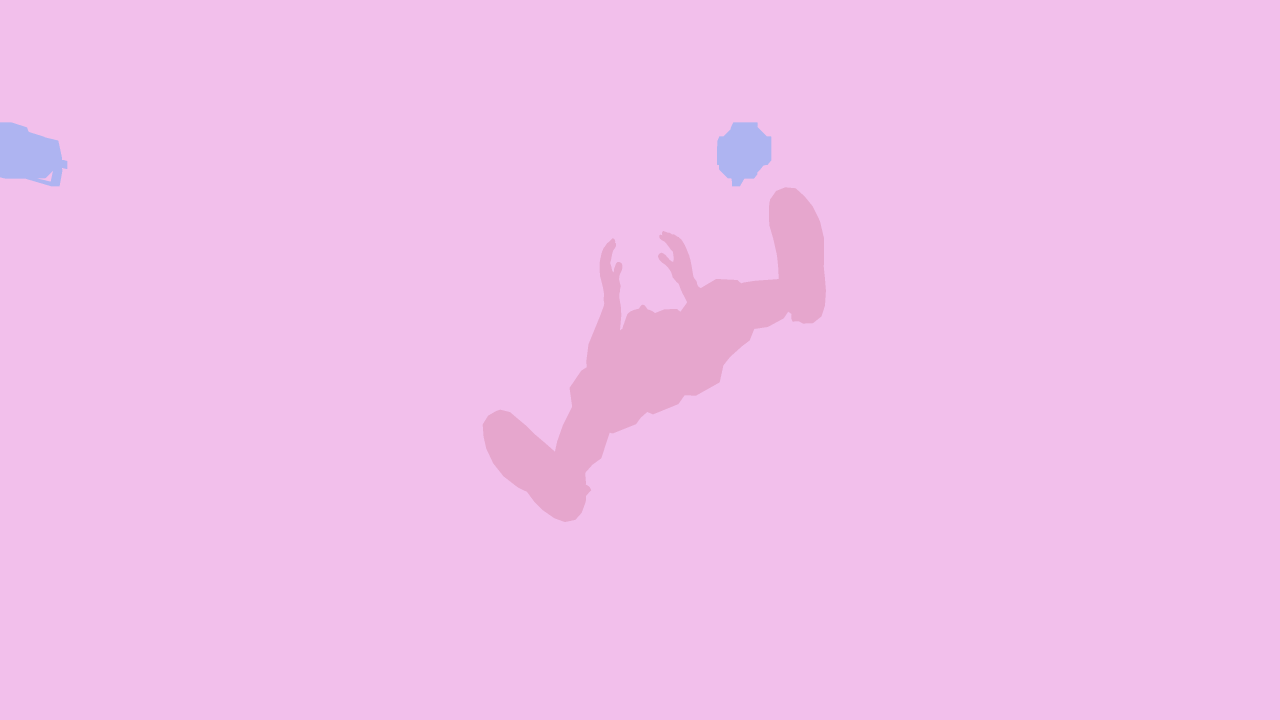
//> input picture cpp/ue4/basketball/seg/0000.png, 3840 x 2160 px (shown at 1/3 size); its folder holds 4 pictures in this run
$ ./seg2mask   (built with g++ and OpenCV 4)
//> lines starting //> are read from the running program, lines starting //| are printed output that depends on the picture
#include <iostream>
#include <opencv2/core/mat.hpp>
#include <opencv2/highgui.hpp>
#include <opencv2/imgcodecs.hpp>
#include <opencv2/opencv.hpp>
#include <vector>

using namespace std;
//using namespace cv;

cv::Point click;
int is_click = 0;

void on_mouse(int event, int x, int y, int flags, void *ustc) {
    // Mat &image = *(cv::Mat *) ustc;//这样就可以传递Mat信息了，很机智
    switch (event) {
        case cv::EVENT_LBUTTONDOWN: // click left button;
        {
            click = cv::Point(x, y); // for points, (x, y) means (column, row);
            is_click = 1;
            break;
        }
        case cv::EVENT_RBUTTONDOWN: // click right button;
        {
            click = cv::Point(x, y);
            is_click = 2;
            break;
        }
        default:
            break;
    }
}

int main() {
    const char object_mask_path[512] = "../basketball/seg/%04d.png";
    const char res_mask_path[512] = "../basketball/mask/%04d.png";
    const int number = 23; // number of cameras

    vector<cv::Vec3b> vec_fgr_value;   // BGR value of left click position;
    vector<cv::Vec3b> vec_bgr_value;  // BGR value of right click position;

    namedWindow("mask", cv::WINDOW_NORMAL);
    cv::setMouseCallback("mask", on_mouse);

    vector<cv::Mat> original_img; // original images;
    vector<cv::Mat> result_mask; // result images;

    for (int track_index = 0; track_index < number; track_index++) {
        char path_temp[512];
        // use "track_index" to format "object_mask_path" which will be saved into "path_temp";
        sprintf(path_temp, object_mask_path, track_index);

        cv::Mat mask = cv::imread(path_temp);
//> mask is the input picture: 2160 rows x 3840 cols, CV_8UC3; mean B, G, R 233.9, 190, 241.1
        original_img.push_back(mask);  // save object image into masks(vector);

        cv::Mat res = cv::Mat::zeros(mask.rows, mask.cols, CV_8UC1); // 8UC1: single channel for mask image;
        result_mask.push_back(res);
    }

    int next = 0;
    bool update = false;
    bool finish = false;
    char key = 0;
    while (key != 'q') {
        key = cv::waitKey(1); // waitKey: return the code of pressed key;
//> the key 'd' is pressed

        // matting automatically;
        if (key == 's') {
            cout << "finish\n";
            finish = true;
        }

        if (key == 'd' || finish) {
            cout << "next\n";
            next++;
            update = true; // signal to process image
        }

        if (next >= number)
            break;

        // left button - signal foreground area
        if (is_click == 1) {
            is_click = 0; // initial value;
            // use Vec3b instead of uchar? uchar is for CV_8UC1, Vec3b is for CV_8UC3(RGB:3 channels).
            // access pixel's value, while its location is row(click.y), column(click.x);
            // return vec3b: a vector with 3 value <B G R>
            cv::Vec3b temp = original_img[next].ptr<cv::Vec3b>(click.y)[click.x];
            vec_fgr_value.push_back(temp);
            cout << "1" << endl;
            update = true; // begin to process after user's click;
        }

        // right button - signal background area
        if (is_click == 2) {
            is_click = 0;
            cv::Vec3b temp = original_img[next].ptr<cv::Vec3b>(click.y)[click.x];
            vec_bgr_value.push_back(temp);
            cout << "2" << endl;
            update = true; // begin to process after user's click;
        }

        // processing image;
        if (update) {
            for (int i = 0; i < original_img[next].rows; i++) {
                for (int j = 0; j < original_img[next].cols; j++) {
                    for (const auto & k : vec_fgr_value) {
                        //
                        if (original_img[next].ptr<cv::Vec3b>(i)[j] == k) {
                            original_img[next].ptr<cv::Vec3b>(i)[j] = cv::Vec3b(255, 255, 255); // foreground area;
                            result_mask[next].ptr<uchar>(i)[j] = 255;
                        }
                    }
                    for (const auto & k : vec_bgr_value) {
                        if (original_img[next].ptr<cv::Vec3b>(i)[j] == k) {
                            original_img[next].ptr<cv::Vec3b>(i)[j] = cv::Vec3b(0, 0, 0); // background area;
                            result_mask[next].ptr<uchar>(i)[j] = 200; // gray area in result image;
                        }
                    }
                }
            }
//> the left mouse button is pressed and released at (1920, 1080)
            update = false;
        }
        imshow("mask", original_img[next]);
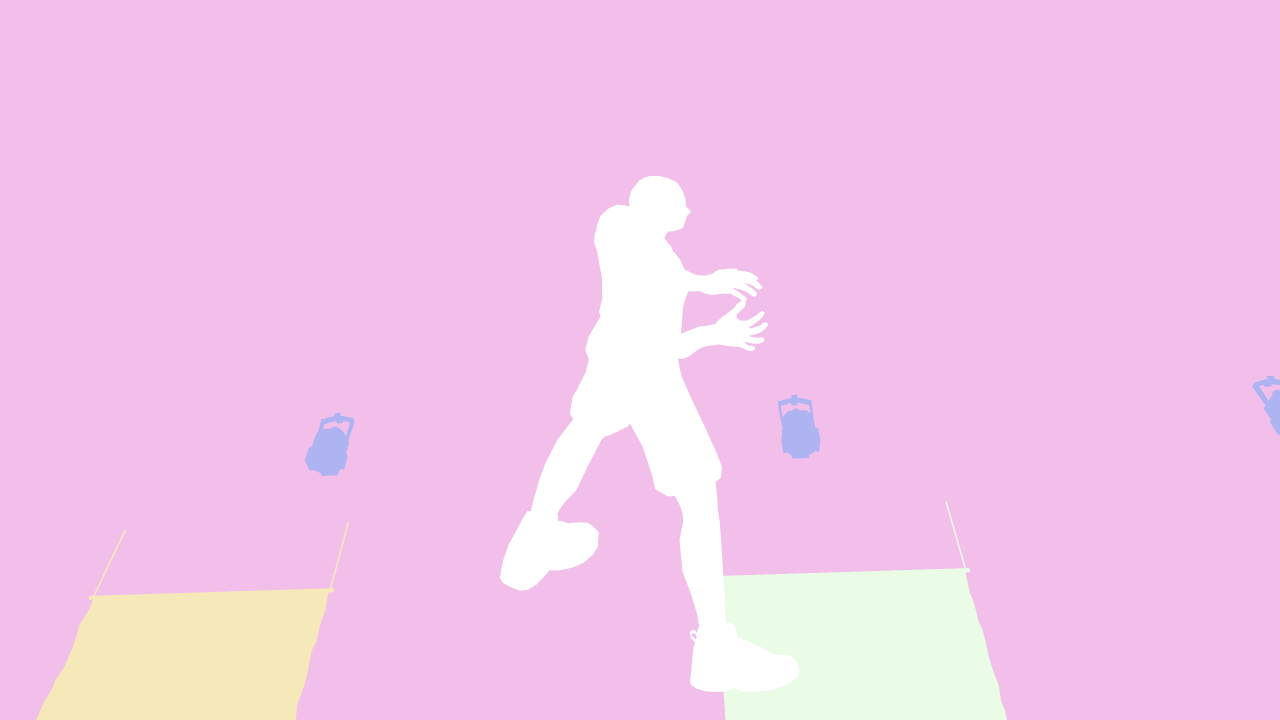
//> window 'mask': 2160 rows x 3840 cols, CV_8UC3 (shown at 1/3 size); mean B, G, R 234.2, 198.1, 242.2
    }
    // save matting results;
    for (int track_index = 0; track_index < number; track_index++) {
        char path_temp[512];
        sprintf(path_temp, res_mask_path, track_index);
//> (the run ends here: the program stops with an error, at `imwrite(path_temp, result_mask[track_index]);`)
